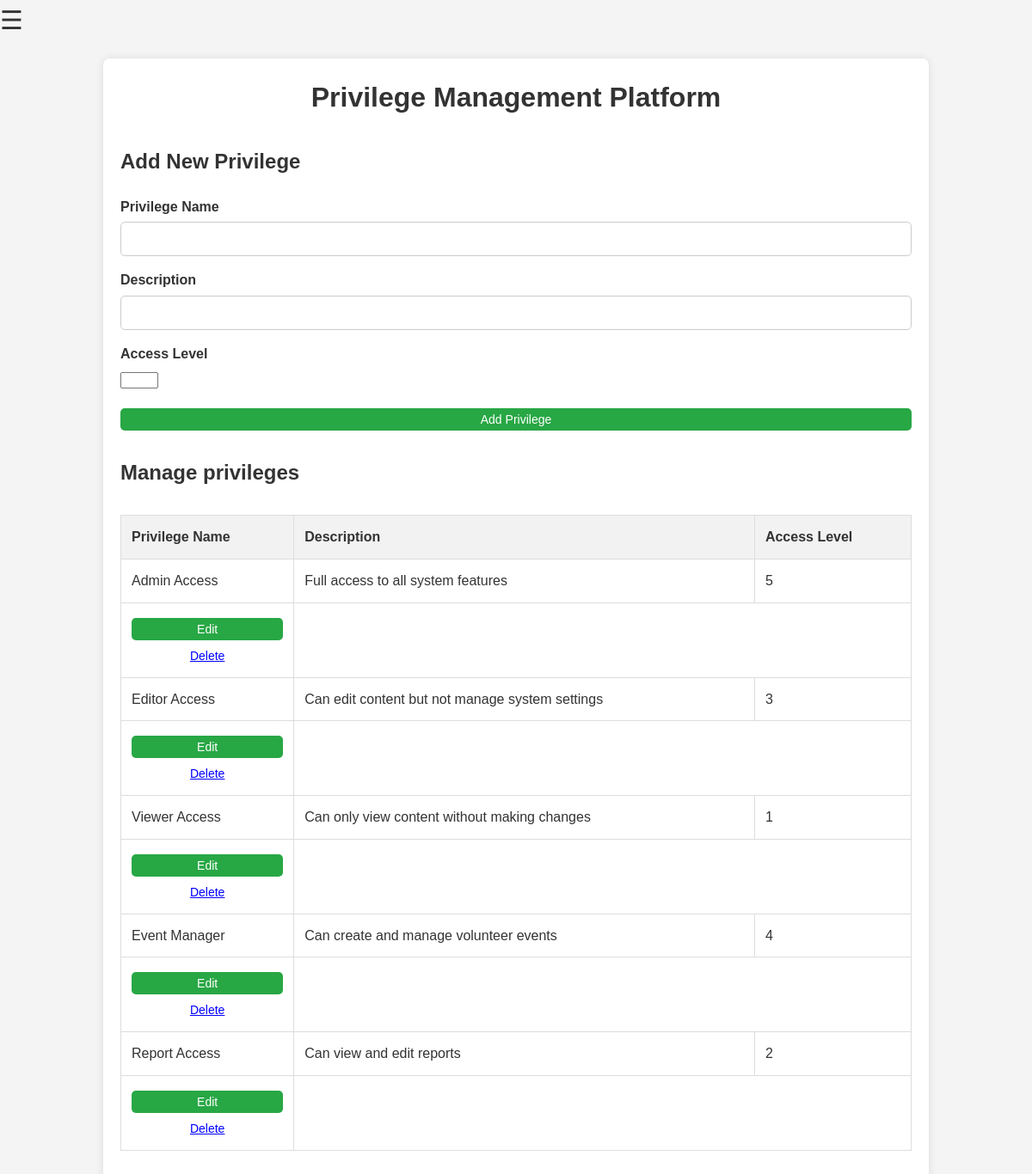
Page /Views/PrivilegesControlPanel.php on the committed database.
### tables this page shows
CREATE TABLE `privilege` (
  `PrivilegeID` int NOT NULL AUTO_INCREMENT,
  `PrivilegeName` varchar(50) NOT NULL,
  `Description` varchar(255) NOT NULL,
  `AccessLevel` int NOT NULL,
  PRIMARY KEY (`PrivilegeID`)
);

### Models/Database.php (called while the page is built, shortened)
<?php
class Database {
    protected $conn;
    private static $instance;
    public function __construct() {
        $this->conn = new mysqli('localhost', 'root', 'Deda2782002!', 'VolunteerManagementSystem');
    }
    public static function getInstance() {
        if (!self::$instance) {
            self::$instance = new Database();
        }
        return self::$instance;
    }
    public function getConnection() {
        return $this->conn;
    }
}
?>

### Models/PrivilegeModel.php (called while the page is built, shortened)
<?php
require_once 'Database.php';
class Privilege
{
    public static function getAllPrivileges() {
        $query = "SELECT PrivilegeID, PrivilegeName, Description, AccessLevel FROM Privilege";
        $result = Database::getInstance()->getConnection()->query($query);
        $privileges = [];
        while ($row = $result->fetch_assoc()) {
            $privilege = new Privilege();
            $privilege->PrivilegeID = $row['PrivilegeID'];
            $privilege->PrivilegeName = $row['PrivilegeName'];
            $privilege->Description = $row['Description'];
            $privilege->AccessLevel = $row['AccessLevel'];
            $privileges[] = $privilege;
        }
        return $privileges;
    }
}
?>

### Controllers/PrivilegeController.php (called while the page is built, shortened)
<?php
require_once '../Models/PrivilegeModel.php';
class PrivilegeController {
    public function get_all_privileges() {
        return Privilege::getAllPrivileges();
    }
}
?>

### Views/PrivilegesControlPanel.php (the view, shortened to what this page needs)
<?php
require_once '../Controllers/PrivilegeController.php';
$controller = new PrivilegeController();
$privileges = $controller->get_all_privileges();
?>
<!DOCTYPE html>
<html lang="en">
<head>
    <link rel="stylesheet" href="./Style/style_control_panel.css">
</head>
<body>
    <span class="open-btn" onclick="openNav()">&#9776;</span>
    <div class="container">
        <h1>Privilege Management Platform</h1>
        <h2>Add New Privilege</h2>
        <form id="userForm" action="PrivilegesControlPanel.php" method="post">
            <div class="form-group">
                <label for="PrivilegeName">Privilege Name</label>
                <input type="text" id="PrivilegeName" name="PrivilegeName" required>
            </div>
            <div class="form-group">
                <label for="Description">Description</label>
                <input type="text" id="Description" name="Description" required>
            </div>
            <div class="form-group">
                <label for="AccessLevel">Access Level</label>
                <input type="number" id="AccessLevel" name="AccessLevel" min="0" max="4" required>
            </div>
            <button type="submit" class="button">Add Privilege</button>
        </form>
        <h2>Manage privileges</h2>
        <table class="crud-table">
            <thead>
                <tr>
                    <th>Privilege Name</th>
                    <th>Description</th>
                    <th>Access Level</th>
                </tr>
            </thead>
            <tbody>
    <?php foreach ($privileges as $privilege) : ?>
        <tr>
            <td><?= $privilege->PrivilegeName; ?></td>
            <td><?= $privilege->Description; ?></td>
            <td><?= $privilege->AccessLevel; ?></td>
        </tr>
        <td>
            <button type="button" onclick="openModal(<?= $privilege->PrivilegeID; ?>, '<?= $privilege->PrivilegeName; ?>', '<?= $privilege->Description; ?>', '<?= $privilege->AccessLevel; ?>')">Edit</button>
            <form method="POST" action="PrivilegesControlPanel.php" onsubmit="return confirm('Are you sure you want to delete this privilege?');" style="display:inline;">
                <button type="submit" style="background:none; border:none; color:blue; cursor:pointer; text-decoration:underline;">Delete</button>
            </form>
        </td>
    <?php endforeach; ?>
</tbody>
        </table>
    </div>
</body>
</html>

### Views/Style/style_control_panel.css (style rules this page uses)
* { margin: 0; padding: 0; box-sizing: border-box; }
body { font-family: Arial, sans-serif; background-color: #f4f4f4; color: #333; line-height: 1.6; }
.container { width: 80%; margin: 20px auto; justify-content: center; padding: 20px; background-color: #fff; border-radius: 8px; box-shadow: 0 0 10px rgba(0, 0, 0, 0.1); }
h1 { text-align: center; margin-bottom: 20px; color: #333; }
h2 { margin-top: 30px; color: #333; }
form { margin-top: 20px; }
.form-group { margin-bottom: 15px; }
label { display: block; font-weight: bold; margin-bottom: 5px; }
input[type="text"], input[type="tel"], input[type="email"], select { width: 100%; padding: 10px; border: 1px solid #ccc; border-radius: 5px; font-size: 16px; }
input[type="submit"], button { width: 100%; padding: 10px; background-color: #007BFF; color: white; border: none; border-radius: 5px; cursor: pointer; font-size: 16px; transition: background-color 0.3s ease; }
table { width: 100%; border-collapse: collapse; margin-top: 30px; margin-bottom: 30px; }
table, th, td { border: 1px solid #ddd; }
th, td { padding: 12px; text-align: left; }
th { background-color: #f2f2f2; }
button { margin-top: 5px; padding: 5px 10px; background-color: #28a745; font-size: 14px; cursor: pointer; border-radius: 5px; border: none; }
.open-btn { font-size: 30px; cursor: pointer; color: #333; }

### rows in the picture
privilege: PrivilegeName "Admin Access", Description "Full access to all system features", AccessLevel "5"
privilege: PrivilegeName "Editor Access", Description "Can edit content but not manage system settings", AccessLevel "3"
privilege: PrivilegeName "Viewer Access", Description "Can only view content without making changes", AccessLevel "1"
privilege: PrivilegeName "Event Manager", Description "Can create and manage volunteer events", AccessLevel "4"
privilege: PrivilegeName "Report Access", Description "Can view and edit reports", AccessLevel "2"
